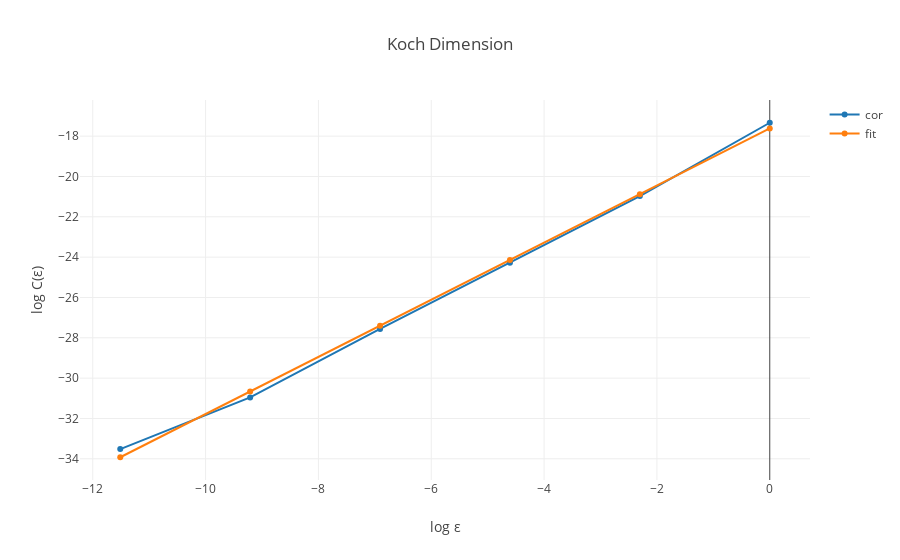

Write notebook code for a chart like this one.
### Code cell
logeps = np.log(eps)
logcor = np.log(cor)

dim, off = np.polyfit(logeps, logcor, 1)

layout = go.Layout(
    title='Koch Dimension',
    xaxis=dict(title='log ε'),
    yaxis=dict(title='log C(ε)'),
    showlegend=True,
)

figure = go.Figure([
    go.Scatter(x=logeps, y=logcor, mode='markers+lines', name='cor'),
    go.Scatter(x=logeps, y=off + dim*logeps, mode='markers+lines', name='fit'),
], layout)

py.iplot(figure)

### Figure 1 — Plotly figure (JSON) as saved in the notebook; plotly's stock layout.template omitted (floating-point values rounded to 4 significant figures)
{"data": [{"mode": "markers+lines", "name": "cor", "type": "scatter", "uid": "aaec6ad6-3560-4132-838b-b520235305ab", "x": [-11.51, -9.21, -6.908, -4.605, -2.303, 0], "y": [-33.52, -30.95, -27.56, -24.28, -20.97, -17.34]}, {"mode": "markers+lines", "name": "fit", "type": "scatter", "uid": "9773864f-4b52-4193-aba8-e296476c06a9", "x": [-11.51, -9.21, -6.908, -4.605, -2.303, 0], "y": [-33.92, -30.66, -27.4, -24.14, -20.88, -17.62]}], "layout": {"showlegend": true, "title": {"text": "Koch Dimension"}, "xaxis": {"title": {"text": "log ε"}}, "yaxis": {"title": {"text": "log C(ε)"}}}}
